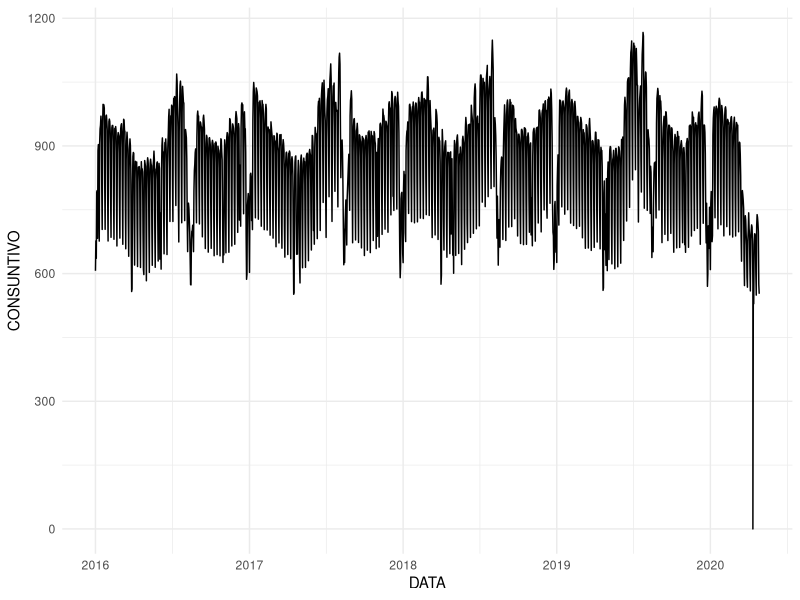

R code for this plot: (Note: this script raises an error after producing the figure.)
library(lubridate)
library(dplyr)
library(ggplot2)
library(pracma)
library(zoo)
library(readxl)

data <- read.csv("export.csv")

#correzione dati
data[data$DATA == "11/04/2020" & data$ORA == "Totale:", ][2, ]$CONSUNTIVO <- 0

data <- rbind(data, read.csv("export_extra.csv"))
data <- rbind(data, read.csv("export_aprile.csv"))

istat_pi <- read_excel("istat/istat_indice_prod_indus.xlsx")
istat_pi$month <- paste0(istat_pi$anno, "-", istat_pi$mese)

daily <- data %>% 
  filter(ORA == "Totale:") %>% 
  mutate(CONSUNTIVO = as.numeric(gsub(",", "", CONSUNTIVO))/1000, 
         PREVISIONE = as.numeric(gsub(",", "", PREVISIONE))/1000, 
         DATA = dmy(DATA), 
         Q = quarter(DATA, with_year = TRUE, fiscal_start = 1), 
         month = paste0(year(DATA), "-", month(DATA))) %>% 
  arrange(DATA) %>% 
  filter(DATA > dmy("31/12/2015"), DATA < dmy("30/04/2020"))

daily_export <- data %>% 
  filter(ORA == "Totale:") %>% 
  mutate(consumi = as.numeric(gsub(",", "", CONSUNTIVO))/1000, 
         DATA = dmy(DATA), 
         Q = quarter(DATA, with_year = TRUE, fiscal_start = 1), 
         month = paste0(year(DATA), "-", month(DATA))) %>% 
  arrange(DATA) %>% 
  filter(DATA > dmy("31/12/2018"), DATA < dmy("30/04/2020"))

daily_export$prelockdown <- NA
daily_export[daily_export$DATA < dmy("10/03/2020"),]$prelockdown <- daily_export[daily_export$DATA < dmy("10/03/2020"),]$consumi

daily_export$postlockdown <- NA
daily_export[daily_export$DATA >= dmy("9/03/2020"),]$postlockdown <- daily_export[daily_export$DATA >= dmy("9/03/2020"),]$consumi

writexl::write_xlsx(daily_export, "daily.xlsx")


hourly_export <- data %>% 
  filter(ORA != "Totale:") %>% 
  mutate(consumi = as.numeric(gsub(",", "", CONSUNTIVO))/1000, 
         DATA = dmy(DATA), 
         Q = quarter(DATA, with_year = TRUE, fiscal_start = 1), 
         month = paste0(year(DATA), "-", month(DATA))) %>% 
  arrange(DATA) %>% 
  filter(DATA %in% c(dmy("04/03/2020"), 
                     dmy("11/03/2020"), 
                     dmy("18/03/2020"), 
                     dmy("25/03/2020"),
                     dmy("01/04/2020")))


writexl::write_xlsx(hourly_export, "hourly.xlsx")

hourly_export <- data %>% 
  filter(ORA != "Totale:") %>% 
  mutate(consumi = as.numeric(gsub(",", "", CONSUNTIVO))/1000, 
         DATA = dmy(DATA), 
         Q = quarter(DATA, with_year = TRUE, fiscal_start = 1), 
         month = paste0(year(DATA), "-", month(DATA))) %>% 
  arrange(DATA) %>% 
  filter(DATA %in% c(dmy("08/03/2020"), 
                     dmy("15/03/2020"), 
                     dmy("22/03/2020"), 
                     dmy("29/03/2020"),
                     dmy("05/04/2020")))


writexl::write_xlsx(hourly_export, "hourlywe.xlsx")


ggplot() + 
  geom_line(data=daily, aes(DATA, CONSUNTIVO))+ 
  theme_minimal()



aprile <- daily %>% 
  filter(DATA > dmy("31/03/2020"), DATA < dmy("30/04/2020")) 

writexl::write_xlsx(aprile, "aprile.xlsx")

aprile$weekdays <- weekdays(aprile$DATA)
aprile$wd <- 0
aprile$wd[aprile$weekdays %in% c("Saturday", "Sunday")] <- 1
aprile$wd[aprile$DATA == "2020-04-13"] <- 1

mean_df <- aprile %>% group_by(wd) %>% summarise(m=mean(CONSUNTIVO, na.rm=TRUE))

mean_we <- mean_df$m[mean_df$wd == 1]
mean_wd <- mean_df$m[mean_df$wd == 0]

weekdays <- seq(max(aprile$DATA),ymd('2020-04-30'), by="days")
we <- sum(weekdays %in% c("Saturday", "Sunday"))
wd <- sum(!(weekdays %in% c("Saturday", "Sunday")))

aprile_total <- we*mean_we + wd * mean_wd + sum(aprile$CONSUNTIVO, na.rm = T)
aprile_total_deseas <- aprile_total - x.decomp$seasonal[4]

#monthly$consumi[monthly$month == "2020-4"] <- 19721.24739
#monthly$consumi_deseas[monthly$month == "2020-4"] <- 22453.27739



monthly <- daily %>% 
  group_by(month) %>% 
  summarise(consumi = sum(CONSUNTIVO, na.rm=TRUE)) %>% 
  left_join(istat_pi) %>% 
  arrange(anno, mese)

x<- ts(monthly$consumi, frequency=12, start=c(2015,1))
x.decomp <- decompose(x)
monthly$consumi_deseas <- x.decomp$x - x.decomp$seasonal

#sovrascrivi aprile

monthly$consumi[monthly$month == "2020-4"] <- aprile_total
monthly$consumi_deseas[monthly$month == "2020-4"] <- aprile_total_deseas


monthly$indice <- monthly$`0020: TOTALE INDUSTRIA ESCLUSE COSTRUZIONI (b-e)`
monthly$consumi_deseas2 <- monthly$consumi_deseas^2
model <- lm(indice~consumi_deseas, data=monthly)
monthly[(nrow(monthly)-1):nrow(monthly),]$indice <- predict(model, newdata = monthly[(nrow(monthly)-1):nrow(monthly),])   # Save the predicted values


predict(model, newdata = monthly[(nrow(monthly)-1):nrow(monthly),],  interval="predict") 

summary(model)

monthly$predicted <- predict(model, newdata = monthly)

monthly$month <- as.Date(as.yearmon(monthly$month))


monthly %>% 
  filter(month > dmy("31/12/2017"), month < dmy("30/04/2020")) %>% 
ggplot() + 
  geom_col(aes(month, consumi_deseas/250), fill="#c7c7c7") + 
  geom_line(aes(month, indice, color="real")) +
  geom_line(aes(month, predicted, color="predicted")) +
  coord_cartesian(ylim = c(90, 110)) +
  theme_minimal()

monthly %>% 
  filter(month > dmy("31/12/2017"), month < dmy("30/04/2020")) %>% 
  ggplot() + 
  geom_col(aes(month, consumi_deseas/250), fill="#c7c7c7") + 
  geom_line(aes(month, indice, color="real")) +
  coord_cartesian(ylim = c(90, 110)) +
  theme_minimal()


ggplot(monthly) + 
  geom_col(aes(month, consumi_deseas/250), fill="#c7c7c7") + 
  geom_line(aes(month, indice)) +
  geom_line(aes(month, predicted, color="predicted")) +
  coord_cartesian(ylim = c(90, 110)) +
  theme_minimal()


monthly$consumi_deseas_scalati <- monthly$consumi_deseas/250

monthly %>% 
  #filter(month > dmy("31/12/2017")) %>% 
write.csv("monthly.csv")

